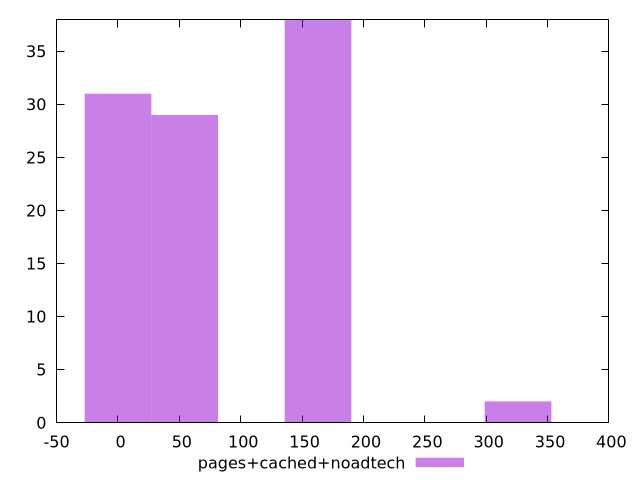

The gnuplot source for this figure:
$_pagesCachedNoadtech <<EOF
162.9813256366429 38
54.32710854554764 29
0 31
325.9626512732858 2
EOF
set key outside below
set terminal pngcairo
set output "report_00006_2020-11-02T20-21-41.718Z/uses-http2/pages+cached+noadtech//raw_hist.png"
set yrange [0:38]
set boxwidth 54.32710854554764
set style fill transparent solid 0.5 noborder
plot $_pagesCachedNoadtech title "pages+cached+noadtech" with boxes ,
